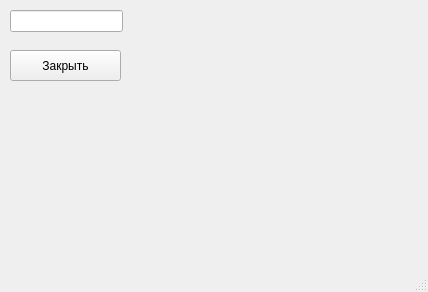
<?xml version="1.0" encoding="UTF-8"?>
<ui version="4.0">
 <class>MyWindow</class>
 <widget class="QMainWindow" name="MyWindow">
  <property name="geometry">
   <rect>
    <x>0</x>
    <y>0</y>
    <width>428</width>
    <height>292</height>
   </rect>
  </property>
  <property name="windowTitle">
   <string>MainWindow</string>
  </property>
  <widget class="QWidget" name="centralwidget">
   <widget class="QPushButton" name="pushButton">
    <property name="geometry">
     <rect>
      <x>10</x>
      <y>50</y>
      <width>111</width>
      <height>31</height>
     </rect>
    </property>
    <property name="text">
     <string>Закрыть</string>
    </property>
   </widget>
   <widget class="QLineEdit" name="lineEdit">
    <property name="geometry">
     <rect>
      <x>10</x>
      <y>10</y>
      <width>113</width>
      <height>22</height>
     </rect>
    </property>
   </widget>
  </widget>
  <widget class="QMenuBar" name="menubar">
   <property name="geometry">
    <rect>
     <x>0</x>
     <y>0</y>
     <width>428</width>
     <height>19</height>
    </rect>
   </property>
  </widget>
  <widget class="QStatusBar" name="statusbar"/>
 </widget>
 <resources/>
 <connections/>
</ui>
